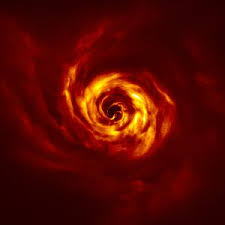
#> input picture CVIP/EP-4/images.jfif, 225 x 225 px
$ python EP-5.1.py
#> lines starting #> are read from the running program, lines starting #| are printed output that depends on the picture; after the words box and inside, x2 and y2 are one past the last pixel; in counts of white or black regions, pixels touching at a corner belong together
import cv2
import numpy as np
import matplotlib.pyplot as plt
img_path = "../EP-4/images.jfif"
image = cv2.imread(img_path, cv2.IMREAD_GRAYSCALE)
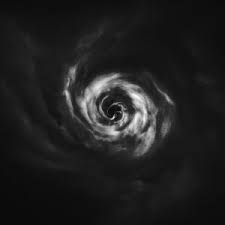
#> image: shape (225, 225); min 0, max 255, mean 31.6
if image is None:
    print("Error")
else:
    dft = np.fft.fft2(image)
    dft_shift = np.fft.fftshift(dft)
    magnitude_spectrum = 20 * np.log(np.abs(dft_shift))
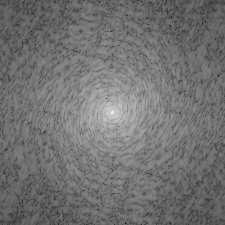
#> magnitude_spectrum: shape (225, 225) float64; min -0.0383, max 285.7, mean 127.8; drawn with min black and max white
    rows, cols = image.shape
#> rows = 225; cols = 225
    crows, ccols = rows // 2, cols // 2
#> crows = 112; ccols = 112
    mask = np.zeros((rows, cols), np.uint8)
    radius = 50
    cv2.circle(mask, (ccols, crows), radius, 1, thickness=-1)
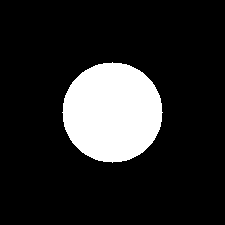
#> mask: shape (225, 225); values 0 (black) and 1 (white), 15.5% white; 1 white region, box (x1, y1, x2, y2) and area: (62, 62, 163, 163) 7845
    low_pass = dft_shift * mask
    low_pass_ift = np.fft.ifftshift(low_pass)
    low_pass_img = np.abs(np.fft.ifft2(low_pass_ift))
    high_pass = dft_shift * (1 - mask)
    high_pass_ift = np.fft.ifftshift(high_pass)
    high_pass_img = np.abs(np.fft.ifft2(high_pass_ift))
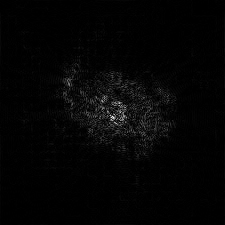
#> high_pass_img: shape (225, 225) float64; min 2.33e-06, max 67.61, mean 1.3; drawn with min black and max white
    titles = ["Original image", "Magnitude spectrum image", "Low pass filtered image", "High pass filtered image"]
    images = [image, magnitude_spectrum, low_pass_img, high_pass_img]
    plt.figure(figsize=(12, 8))
    for i in range(4):
        plt.subplot(2, 2, i + 1)
        plt.title(titles[i])
        plt.imshow(images[i], cmap='gray')
        plt.axis("off")
    plt.tight_layout()
    plt.show()
